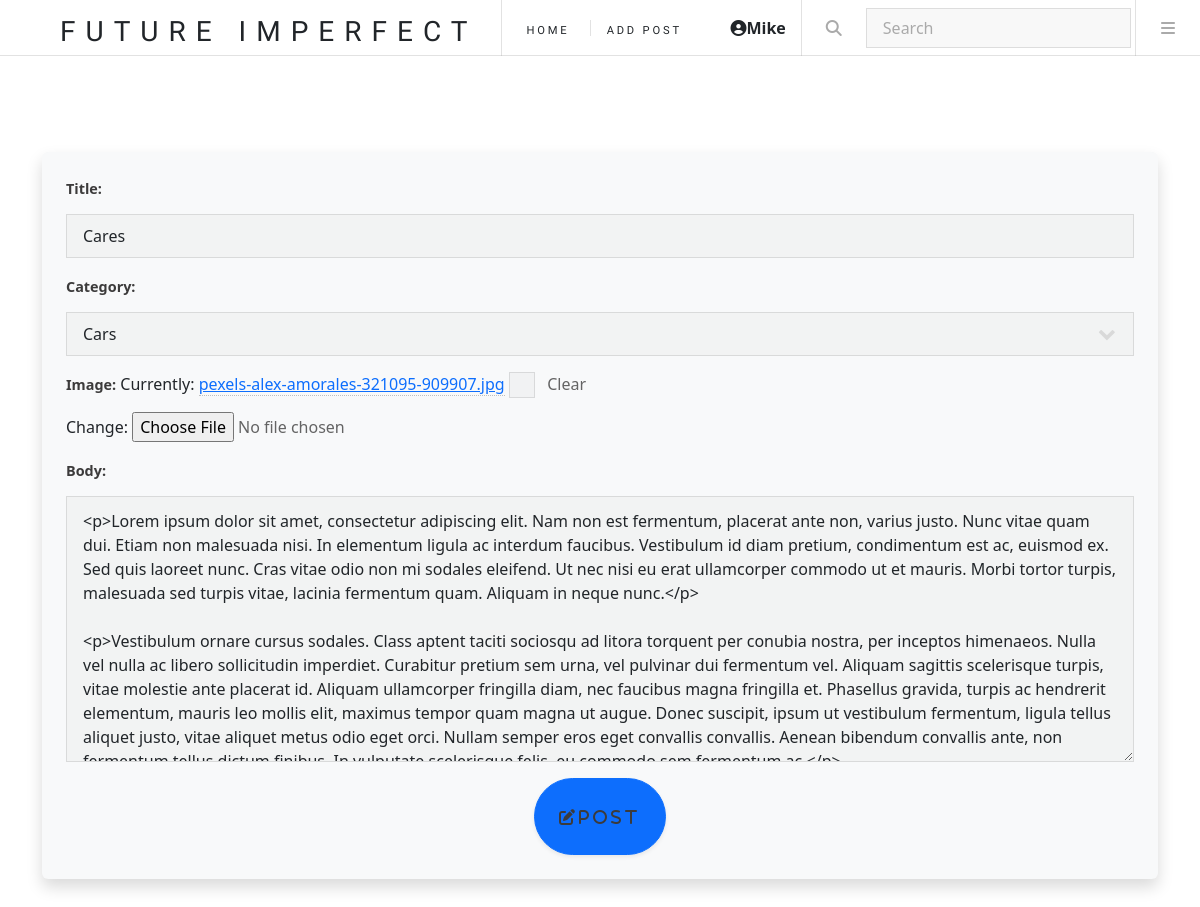
The app's page /update_post/36/ (signed in), older data.
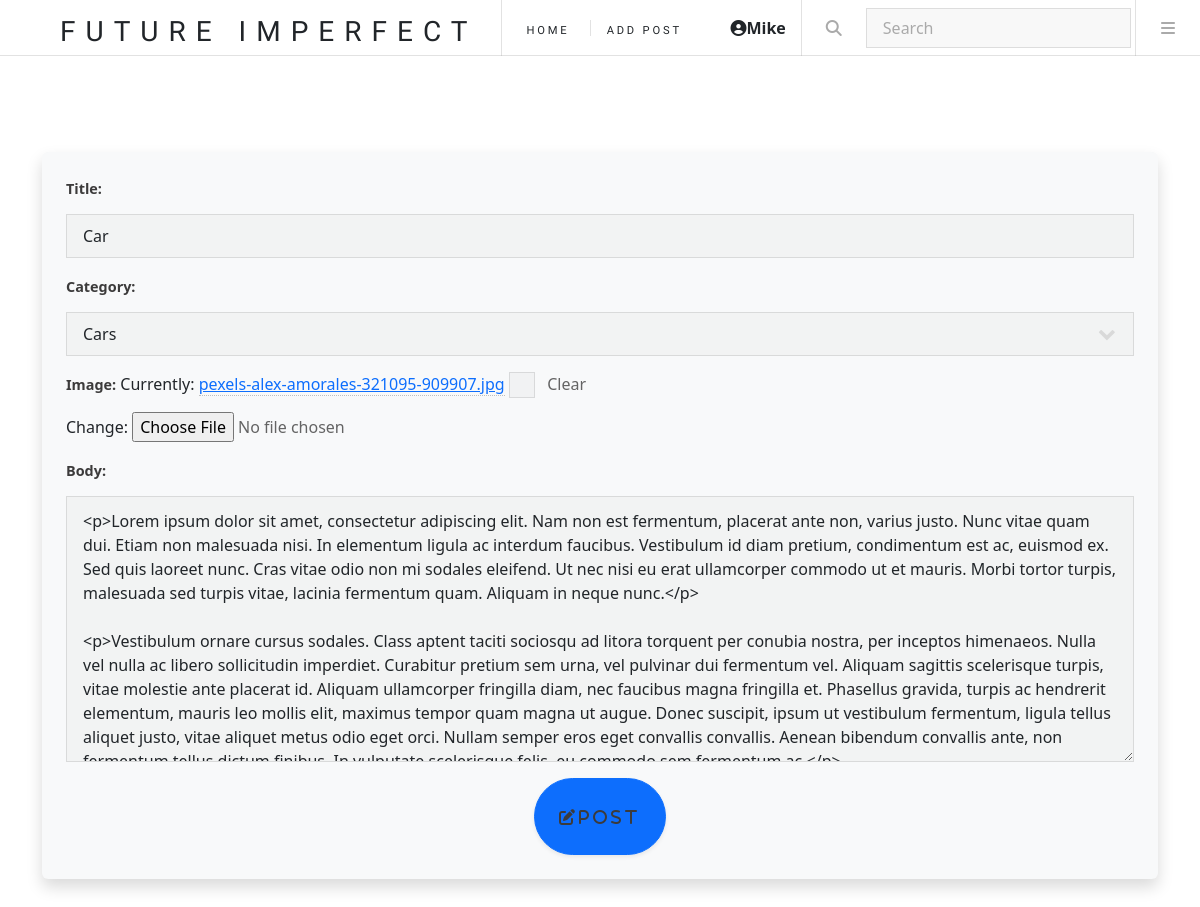
The same page, newer data.
### blog/models.py (models this page shows, shortened)
class Post(models.Model):
    title = models.CharField(max_length=200,null=True,blank=True)
    author = models.ForeignKey(User,on_delete=models.CASCADE,null=True,blank=True)
    image = models.ImageField(null=True,blank=True)
    category = models.ForeignKey(Category,on_delete=models.SET_NULL,null=True,blank=True)
    body = RichTextField(null=True,blank=True)
    date = models.DateTimeField(auto_now_add=True)
    likes = models.ManyToManyField(User,related_name='post_likes')

### blog/views.py (the view)
class UpdatePost(UpdateView):
    model = Post
    form_class = UpdateForm
    template_name = 'update_post.html'

### blog/forms.py
class UpdateForm(ModelForm):
    class Meta:
        model = Post
        fields = ['title','category','image','body']

### blog/models.py (called while the page is built)
    def __str__(self):
        return self.name

### templates/update_post.html (shortened to what this page needs)
{% extends 'index.html' %}
{% load static %}
{% block content %}
{% if user.is_authenticated %}
    {% if user.id == post.author.id %}
        <div class="container">
            <div class="form-group">
                <form method="POST" class="p-4 shadow rounded bg-light" enctype="multipart/form-data">
                {{ form.as_p }}
                <div class="text-center">
                    <button class="btn btn-primary px-4 py-2 rounded-pill shadow-sm "><i class="fas fa-edit">Post</i></button>
                </div>
            </form>
            </div>
        </div>
    {% else%}
    <h1>You are not allowed </h1>
    {% endif %}
{% else%}
<h1>Log in to view page </h1>
{% endif %}
{% endblock %}

Row changes from the older to the newer data that the page shows:
changed Post "Cars": title "Cares" → "Car"
